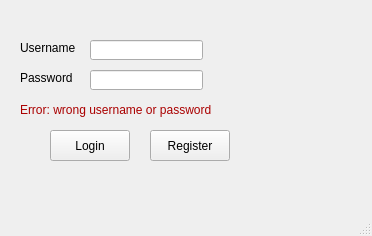
<?xml version="1.0" encoding="UTF-8"?>
<ui version="4.0">
 <class>LoginWindow</class>
 <widget class="QMainWindow" name="LoginWindow">
  <property name="geometry">
   <rect>
    <x>0</x>
    <y>0</y>
    <width>372</width>
    <height>236</height>
   </rect>
  </property>
  <property name="windowTitle">
   <string>LoginWindow</string>
  </property>
  <widget class="QWidget" name="centralwidget">
   <widget class="QPushButton" name="pushButtonLog">
    <property name="geometry">
     <rect>
      <x>50</x>
      <y>130</y>
      <width>80</width>
      <height>31</height>
     </rect>
    </property>
    <property name="text">
     <string>Login</string>
    </property>
   </widget>
   <widget class="QPushButton" name="pushButtonReg">
    <property name="geometry">
     <rect>
      <x>150</x>
      <y>130</y>
      <width>80</width>
      <height>31</height>
     </rect>
    </property>
    <property name="text">
     <string>Register</string>
    </property>
   </widget>
   <widget class="QLabel" name="labelUser">
    <property name="geometry">
     <rect>
      <x>20</x>
      <y>40</y>
      <width>131</width>
      <height>16</height>
     </rect>
    </property>
    <property name="text">
     <string>Username</string>
    </property>
   </widget>
   <widget class="QLabel" name="labelPass">
    <property name="geometry">
     <rect>
      <x>20</x>
      <y>70</y>
      <width>81</width>
      <height>16</height>
     </rect>
    </property>
    <property name="text">
     <string>Password</string>
    </property>
   </widget>
   <widget class="QLineEdit" name="lineEditUser">
    <property name="geometry">
     <rect>
      <x>90</x>
      <y>40</y>
      <width>113</width>
      <height>20</height>
     </rect>
    </property>
   </widget>
   <widget class="QLineEdit" name="lineEditPass">
    <property name="geometry">
     <rect>
      <x>90</x>
      <y>70</y>
      <width>113</width>
      <height>20</height>
     </rect>
    </property>
    <property name="echoMode">
     <enum>QLineEdit::Password</enum>
    </property>
   </widget>
   <widget class="QLabel" name="labelError">
    <property name="geometry">
     <rect>
      <x>20</x>
      <y>100</y>
      <width>231</width>
      <height>20</height>
     </rect>
    </property>
    <property name="text">
     <string>&lt;html&gt;&lt;head/&gt;&lt;body&gt;&lt;p&gt;&lt;span style=&quot; color:#aa0000;&quot;&gt;Error: wrong username or password&lt;/span&gt;&lt;/p&gt;&lt;/body&gt;&lt;/html&gt;</string>
    </property>
   </widget>
  </widget>
  <widget class="QMenuBar" name="menubar">
   <property name="geometry">
    <rect>
     <x>0</x>
     <y>0</y>
     <width>372</width>
     <height>17</height>
    </rect>
   </property>
  </widget>
  <widget class="QStatusBar" name="statusbar"/>
 </widget>
 <resources/>
 <connections/>
</ui>
